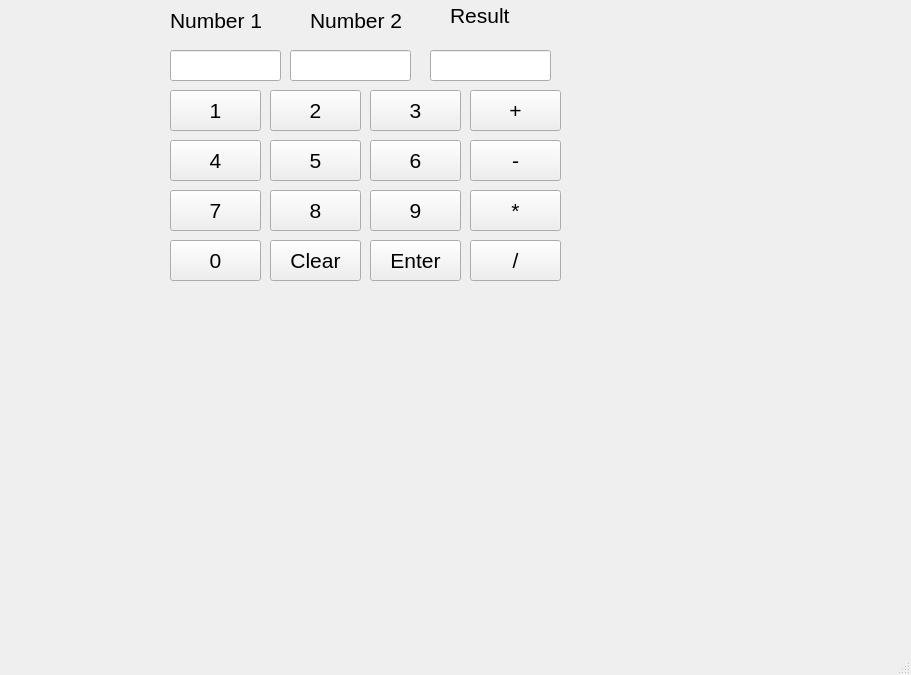
<?xml version="1.0" encoding="UTF-8"?>
<ui version="4.0">
 <class>MainWindow</class>
 <widget class="QMainWindow" name="MainWindow">
  <property name="geometry">
   <rect>
    <x>0</x>
    <y>0</y>
    <width>911</width>
    <height>675</height>
   </rect>
  </property>
  <property name="font">
   <font>
    <pointsize>16</pointsize>
   </font>
  </property>
  <property name="windowTitle">
   <string>MainWindow</string>
  </property>
  <widget class="QWidget" name="centralwidget">
   <widget class="QPushButton" name="N1">
    <property name="geometry">
     <rect>
      <x>170</x>
      <y>90</y>
      <width>91</width>
      <height>41</height>
     </rect>
    </property>
    <property name="text">
     <string>1</string>
    </property>
   </widget>
   <widget class="QLineEdit" name="num1">
    <property name="geometry">
     <rect>
      <x>170</x>
      <y>50</y>
      <width>111</width>
      <height>31</height>
     </rect>
    </property>
   </widget>
   <widget class="QLabel" name="label">
    <property name="geometry">
     <rect>
      <x>170</x>
      <y>10</y>
      <width>101</width>
      <height>21</height>
     </rect>
    </property>
    <property name="text">
     <string>Number 1</string>
    </property>
   </widget>
   <widget class="QLabel" name="label_2">
    <property name="geometry">
     <rect>
      <x>310</x>
      <y>10</y>
      <width>101</width>
      <height>21</height>
     </rect>
    </property>
    <property name="text">
     <string>Number 2</string>
    </property>
   </widget>
   <widget class="QLabel" name="label_3">
    <property name="geometry">
     <rect>
      <x>450</x>
      <y>0</y>
      <width>81</width>
      <height>31</height>
     </rect>
    </property>
    <property name="text">
     <string>Result</string>
    </property>
   </widget>
   <widget class="QPushButton" name="N5">
    <property name="geometry">
     <rect>
      <x>270</x>
      <y>140</y>
      <width>91</width>
      <height>41</height>
     </rect>
    </property>
    <property name="text">
     <string>5</string>
    </property>
   </widget>
   <widget class="QPushButton" name="N2">
    <property name="geometry">
     <rect>
      <x>270</x>
      <y>90</y>
      <width>91</width>
      <height>41</height>
     </rect>
    </property>
    <property name="text">
     <string>2</string>
    </property>
   </widget>
   <widget class="QPushButton" name="N4">
    <property name="geometry">
     <rect>
      <x>170</x>
      <y>140</y>
      <width>91</width>
      <height>41</height>
     </rect>
    </property>
    <property name="text">
     <string>4</string>
    </property>
   </widget>
   <widget class="QPushButton" name="N8">
    <property name="geometry">
     <rect>
      <x>270</x>
      <y>190</y>
      <width>91</width>
      <height>41</height>
     </rect>
    </property>
    <property name="text">
     <string>8</string>
    </property>
   </widget>
   <widget class="QPushButton" name="N3">
    <property name="geometry">
     <rect>
      <x>370</x>
      <y>90</y>
      <width>91</width>
      <height>41</height>
     </rect>
    </property>
    <property name="text">
     <string>3</string>
    </property>
   </widget>
   <widget class="QPushButton" name="sub">
    <property name="geometry">
     <rect>
      <x>470</x>
      <y>140</y>
      <width>91</width>
      <height>41</height>
     </rect>
    </property>
    <property name="text">
     <string>-</string>
    </property>
   </widget>
   <widget class="QPushButton" name="mul">
    <property name="geometry">
     <rect>
      <x>470</x>
      <y>190</y>
      <width>91</width>
      <height>41</height>
     </rect>
    </property>
    <property name="text">
     <string>*</string>
    </property>
   </widget>
   <widget class="QPushButton" name="N7">
    <property name="geometry">
     <rect>
      <x>170</x>
      <y>190</y>
      <width>91</width>
      <height>41</height>
     </rect>
    </property>
    <property name="text">
     <string>7</string>
    </property>
   </widget>
   <widget class="QPushButton" name="N0">
    <property name="geometry">
     <rect>
      <x>170</x>
      <y>240</y>
      <width>91</width>
      <height>41</height>
     </rect>
    </property>
    <property name="text">
     <string>0</string>
    </property>
   </widget>
   <widget class="QPushButton" name="N6">
    <property name="geometry">
     <rect>
      <x>370</x>
      <y>140</y>
      <width>91</width>
      <height>41</height>
     </rect>
    </property>
    <property name="text">
     <string>6</string>
    </property>
   </widget>
   <widget class="QPushButton" name="div">
    <property name="geometry">
     <rect>
      <x>470</x>
      <y>240</y>
      <width>91</width>
      <height>41</height>
     </rect>
    </property>
    <property name="text">
     <string>/</string>
    </property>
   </widget>
   <widget class="QPushButton" name="enter">
    <property name="geometry">
     <rect>
      <x>370</x>
      <y>240</y>
      <width>91</width>
      <height>41</height>
     </rect>
    </property>
    <property name="text">
     <string>Enter</string>
    </property>
   </widget>
   <widget class="QPushButton" name="clear">
    <property name="geometry">
     <rect>
      <x>270</x>
      <y>240</y>
      <width>91</width>
      <height>41</height>
     </rect>
    </property>
    <property name="text">
     <string>Clear</string>
    </property>
   </widget>
   <widget class="QPushButton" name="N9">
    <property name="geometry">
     <rect>
      <x>370</x>
      <y>190</y>
      <width>91</width>
      <height>41</height>
     </rect>
    </property>
    <property name="text">
     <string>9</string>
    </property>
   </widget>
   <widget class="QPushButton" name="add">
    <property name="geometry">
     <rect>
      <x>470</x>
      <y>90</y>
      <width>91</width>
      <height>41</height>
     </rect>
    </property>
    <property name="text">
     <string>+</string>
    </property>
   </widget>
   <widget class="QLineEdit" name="num2">
    <property name="geometry">
     <rect>
      <x>290</x>
      <y>50</y>
      <width>121</width>
      <height>31</height>
     </rect>
    </property>
   </widget>
   <widget class="QLineEdit" name="result">
    <property name="geometry">
     <rect>
      <x>430</x>
      <y>50</y>
      <width>121</width>
      <height>31</height>
     </rect>
    </property>
   </widget>
  </widget>
  <widget class="QMenuBar" name="menubar">
   <property name="geometry">
    <rect>
     <x>0</x>
     <y>0</y>
     <width>911</width>
     <height>33</height>
    </rect>
   </property>
  </widget>
  <widget class="QStatusBar" name="statusbar"/>
 </widget>
 <resources/>
 <connections/>
</ui>
